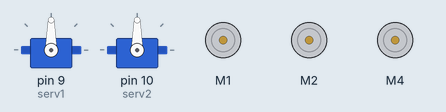
Simulated run of this sketch. Board: Arduino Uno, built with avr-gcc and run on an emulated ATmega328P. Parts: 2 × servo, 3 × DC motor (green arrow = forward, orange = backward, longer = faster).

Above: at 0.3 s.
At 3.67 s:
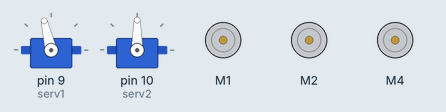
At 7.77 s:
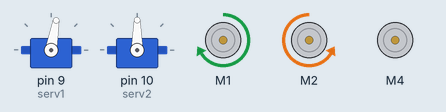
At 11.58 s:
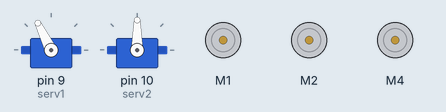
At 23.0 s:
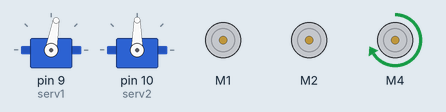
At 35.67 s:
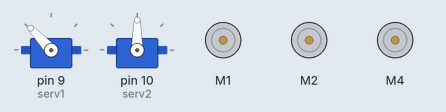
Timing chart, 0 to 40.0 s (numbered marks = the images above):
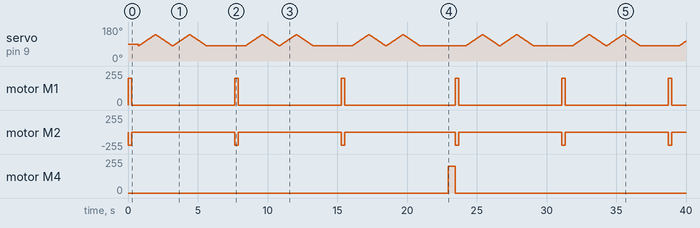

The sketch:

paint_robot.ino
```cpp
#include <AFMotor.h>
#include <Servo.h>

AF_DCMotor m1(1);
AF_DCMotor m2(2);
AF_DCMotor pump(4);

Servo serv1 ;
Servo serv2 ;


void setup() {
  // put your setup code here, to run once:
  Serial.begin(9600);           // set up Serial library at 9600 bps

serv1.attach(9);
serv2.attach(10);

  m1.setSpeed(200);
  m1.run(RELEASE);
  m2.setSpeed(200);
  m2.run(RELEASE);
  pump.setSpeed(200);
  pump.run(RELEASE);
  serv1.write(90);

}

void loop() {
  // put your main code here, to run repeatedly:
for (int i = 0 ; i < 3 ; i ++) {
m1.run(FORWARD);
m2.run(BACKWARD);

delay(250);
m1.run(RELEASE);
m2.run(RELEASE);
delay(500);
for (int j = 80 ;j <= 140 ; j++ ){
  serv1.write(j);
  delay(20);
}
for (int j = 140 ;j >= 80 ; j-- ){
  serv1.write(j);
  delay(20);
}
for (int j = 80 ;j <= 140 ; j++ ){
  serv1.write(j);
  delay(20);
}
for (int j = 140 ;j >= 80 ; j-- ){
  serv1.write(j);
  delay(20);
}

delay(2000);
}
pump.run(FORWARD);
delay(500);
pump.run(RELEASE);

}
```

Measured:
- by itself, motor M1: alternates forward 200/255 for 0.25 s and stopped for 7.4 s
- by itself, motor M2: alternates backward 200/255 for 0.25 s and stopped for 7.4 s
- by itself, motor M4: stopped → forward 200/255 at 22.9 s, → stopped 0.50 s later
